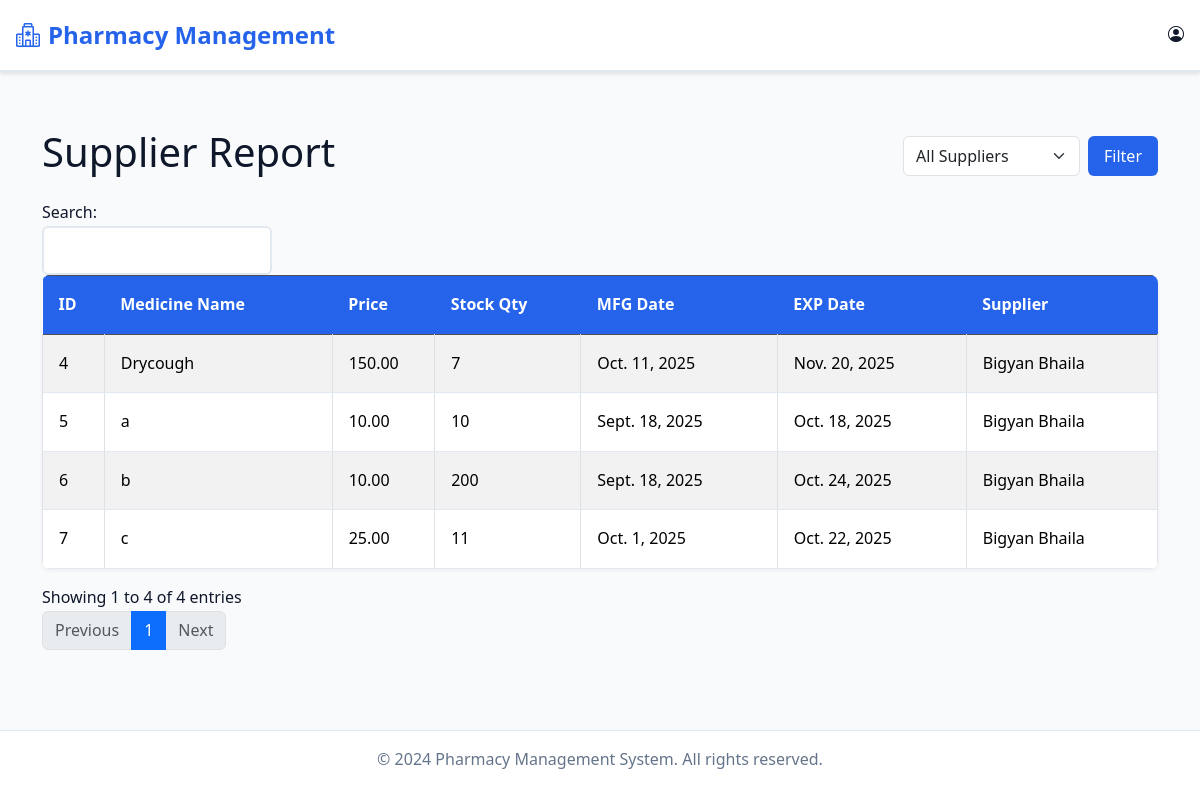
The app's page /supplier/supplier_report/, older data.
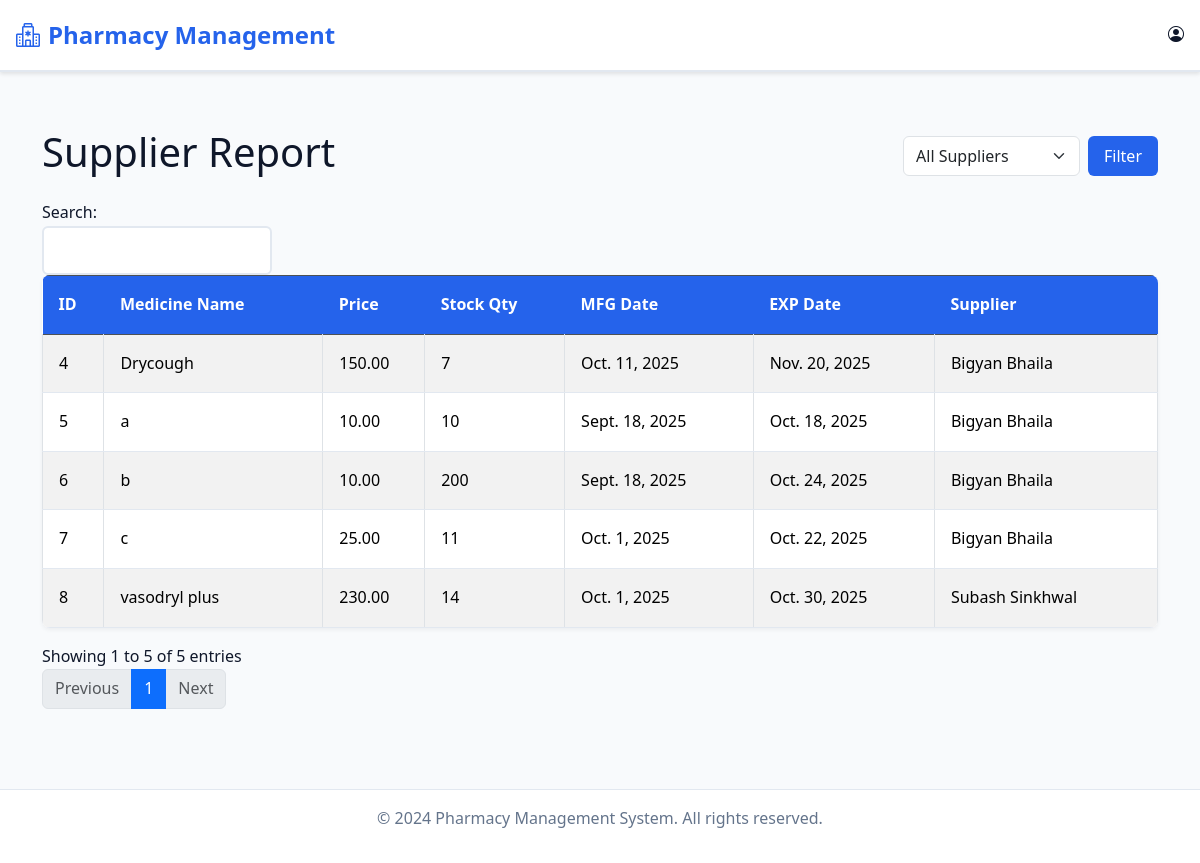
The same page, newer data.
### medicine/models.py (models this page shows, shortened)
class Medicine(models.Model):
    medicine_id = models.AutoField(primary_key=True)   # custom PK
    name = models.CharField(max_length=100)
    brand_name = models.CharField(max_length=100)
    CATEGORY_CHOICES = [
        ("tablet/capsule", "Tablet/Capsule"),
        ("liquid", "Liquid"),
        ("patch", "Patch"),
        ("cream", "Topical Cream"),
    ]
    category = models.CharField(max_length=20, choices=CATEGORY_CHOICES, default="tablet/capsule")
    mfg_date = models.DateField()
    exp_date = models.DateField()
    price = models.DecimalField(max_digits=10, decimal_places=2)
    stock_qty = models.PositiveIntegerField(default=0)
    supplier = models.ForeignKey(Supplier, on_delete=models.CASCADE, related_name="medicines")

### supplier/models.py (models this page shows, shortened)
class Supplier(models.Model):
    id = models.AutoField(primary_key=True)   # auto increment id
    name = models.CharField(max_length=100)
    contact = models.CharField(max_length=20)
    address = models.TextField()

### supplier/views.py (the view)
# urls.py: path('supplier_report/', views.supplier_report, name='supplier_report'),
def supplier_report(request):
    today = timezone.now().date()
    supplier_id = request.GET.get('supplier')
    if supplier_id:
        medicines = Medicine.objects.filter(supplier_id=supplier_id).select_related('supplier')
    else:
        medicines = Medicine.objects.all().select_related('supplier')
    suppliers = Supplier.objects.all()
    context = {
        'medicines': medicines,
        'suppliers': suppliers,
        'selected_supplier': int(supplier_id) if supplier_id else None,
        'today': today
    }
    return render(request, 'admin/supplier/supplier_report.html', context)

### templates/admin/supplier/supplier_report.html (shortened to what this page needs)
{% extends 'admin/base.html' %}
{% block content %}
<div class="container mt-4">
    <div class="d-flex justify-content-between align-items-center mb-3">
        <h1>Supplier Report</h1>
        <form method="get" class="d-flex">
            <select name="supplier" class="form-select me-2">
                <option value="">All Suppliers</option>
            </select>
            <button class="btn btn-primary">Filter</button>
        </form>
    </div>
    <table id="supplierTable" class="table table-striped table-bordered">
        <thead class="table-dark">
            <tr>
                <th>ID</th>
                <th>Medicine Name</th>
                <th>Price</th>
                <th>Stock Qty</th>
                <th>MFG Date</th>
                <th>EXP Date</th>
                <th>Supplier</th>
            </tr>
        </thead>
        <tbody>
            {% for med in medicines %}
            <tr>
                <td>{{ med.medicine_id }}</td>
                <td>{{ med.name }}</td>
                <td>{{ med.price }}</td>
                <td>
                    {% if med.stock_qty <= 0 %}
                        <span class="badge bg-danger">Out of Stock</span>
                    {% else %}
                        {{ med.stock_qty }}
                    {% endif %}
                </td>
                <td>{{ med.mfg_date }}</td>
                <td>
                    {% if med.exp_date < today %}
                        <span class="badge bg-warning text-dark">Expired</span>
                    {% else %}
                        {{ med.exp_date }}
                    {% endif %}
                </td>
                <td>{{ med.supplier.name }}</td>
            </tr>
            {% empty %}
            <tr>
                <td colspan="9" class="text-center">No data available.</td>
            </tr>
            {% endfor %}
        </tbody>
    </table>
</div>
{% endblock %}

Row changes from the older to the newer data that the page shows:
added Medicine: medicine_id "8", name "vasodryl plus", price "230.00", stock_qty "14", mfg_date "Oct. 1, 2025", exp_date "Oct. 30, 2025", supplier.name "Subash Sinkhwal"
Text that changed along with them:
text written by a page script: "Search: Showing 1 to 4 of 4 entries Previous 1 Next" → "Search: Showing 1 to 5 of 5 entries Previous 1 Next"
